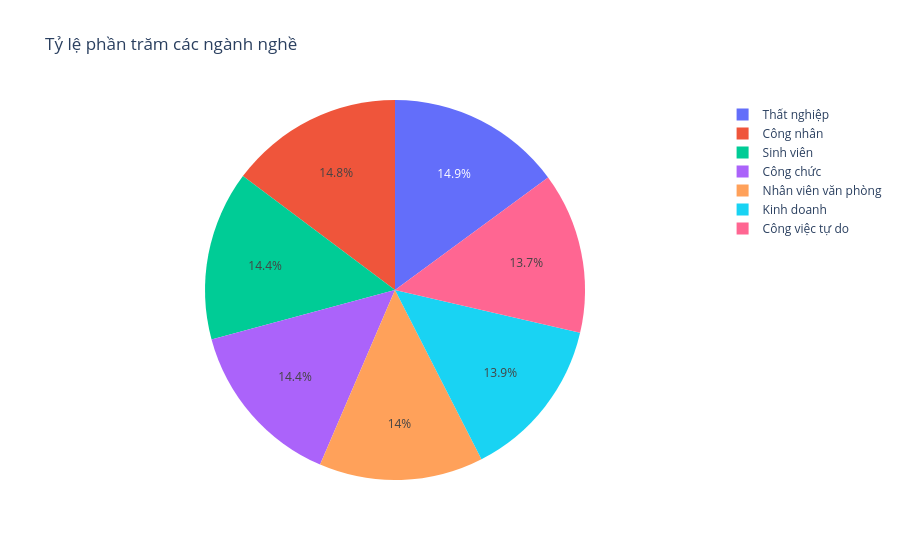

This figure's notebook cell:
### Code cell
import plotly.express as px

# Tạo dữ liệu cho pie chart
occupation_counts = df['Ngành nghề'].value_counts()

# Vẽ pie chart
fig = px.pie(values=occupation_counts.values, names=occupation_counts.index, title="Tỷ lệ phần trăm các ngành nghề")
fig.show()

### Figure 1 — Plotly figure (JSON) as saved in the notebook; plotly's stock layout.template omitted (floating-point values rounded to 4 significant figures)
{"data": [{"domain": {"x": [0, 1], "y": [0, 1]}, "hovertemplate": "label=%{label}<br>value=%{value}<extra></extra>", "labels": ["Thất nghiệp", "Công nhân", "Sinh viên", "Công chức", "Nhân viên văn phòng", "Kinh doanh", "Công việc tự do"], "legendgroup": "", "name": "", "showlegend": true, "type": "pie", "values": [1491, 1477, 1442, 1436, 1397, 1386, 1371]}], "layout": {"legend": {"tracegroupgap": 0}, "title": {"text": "Tỷ lệ phần trăm các ngành nghề"}}}
